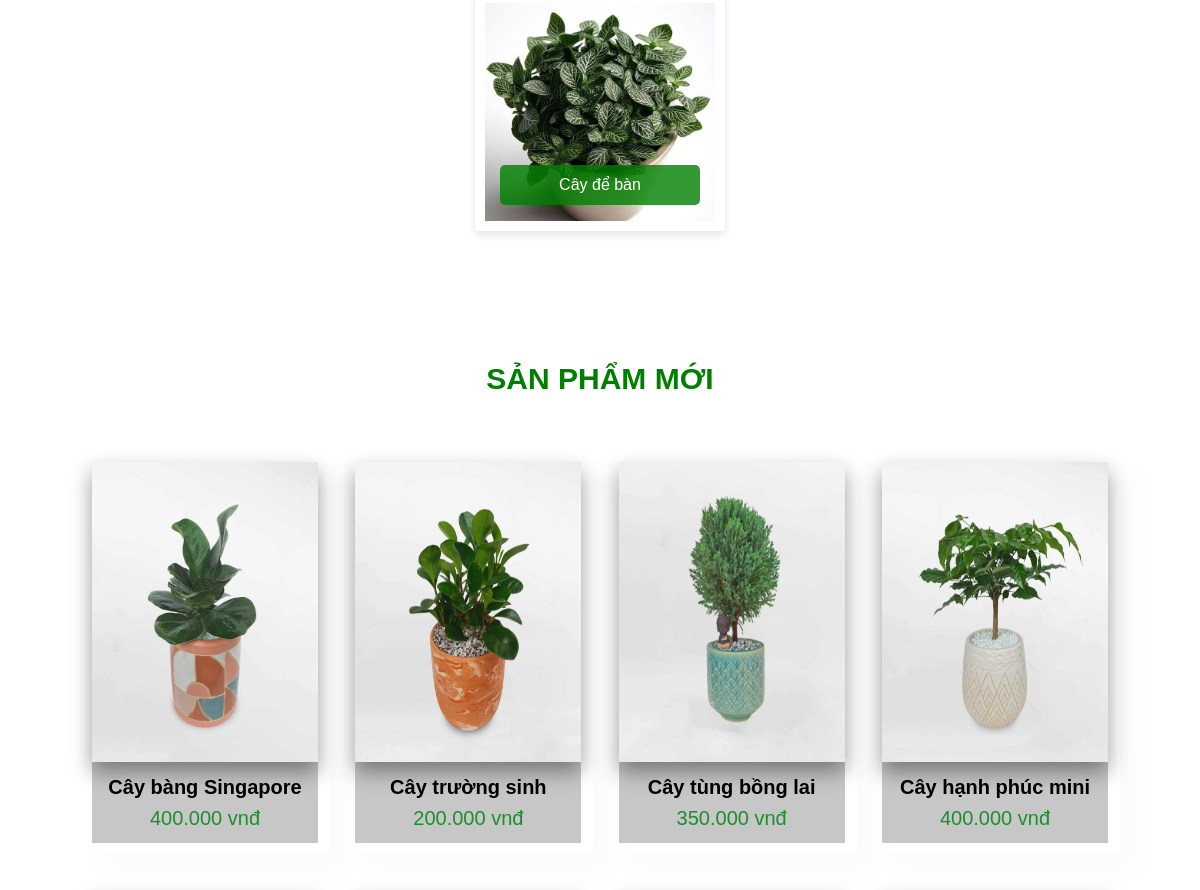
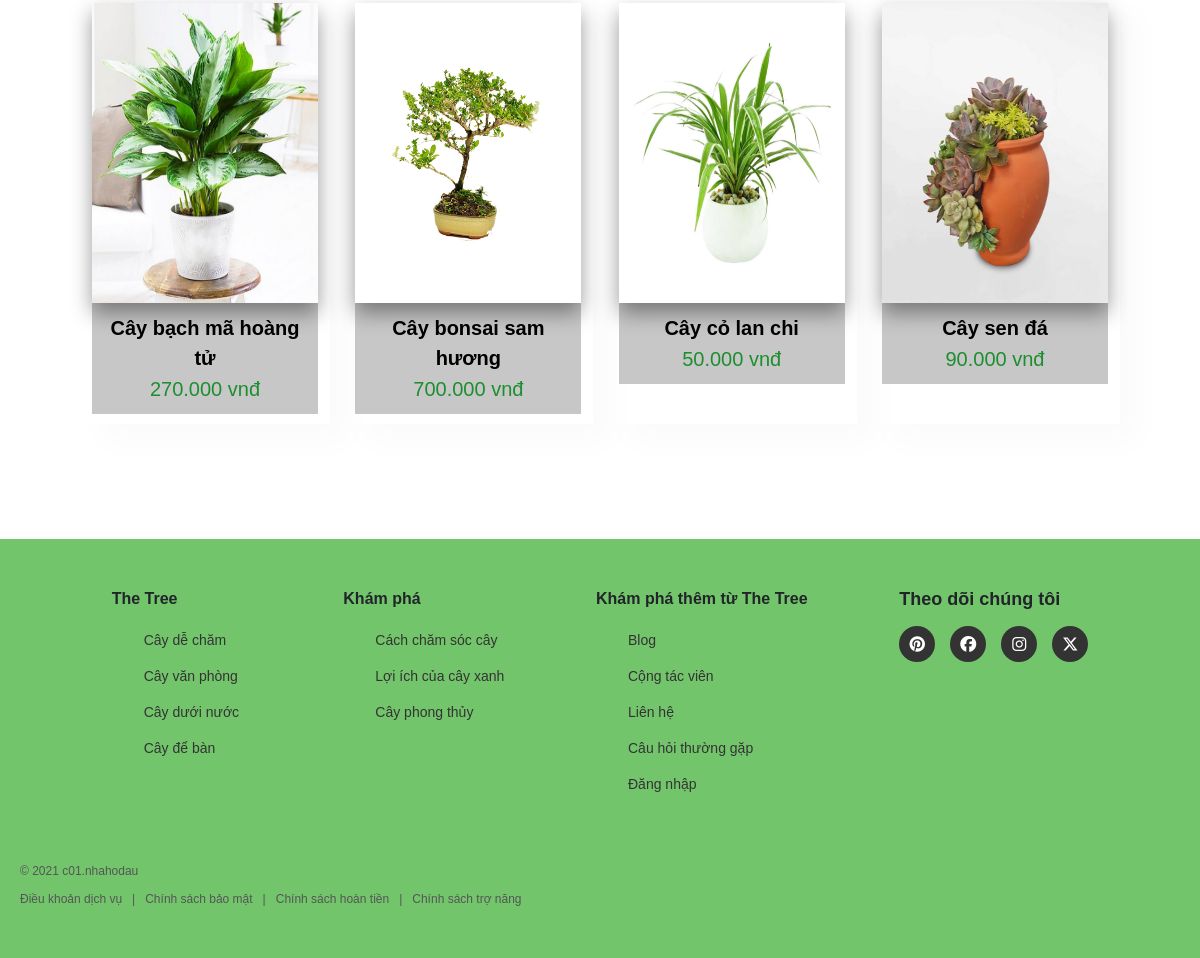
Before: / (lower part) with the older database file (2 pictures, top to bottom).
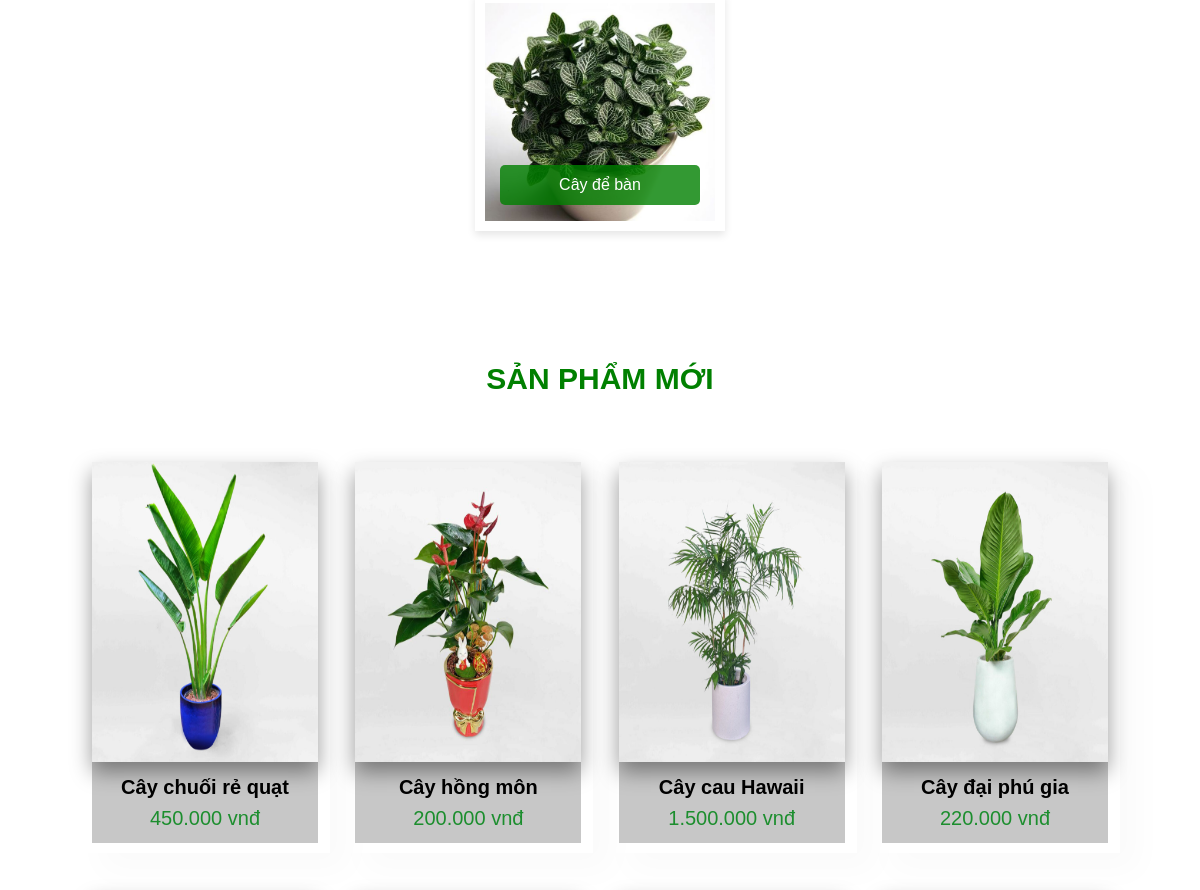
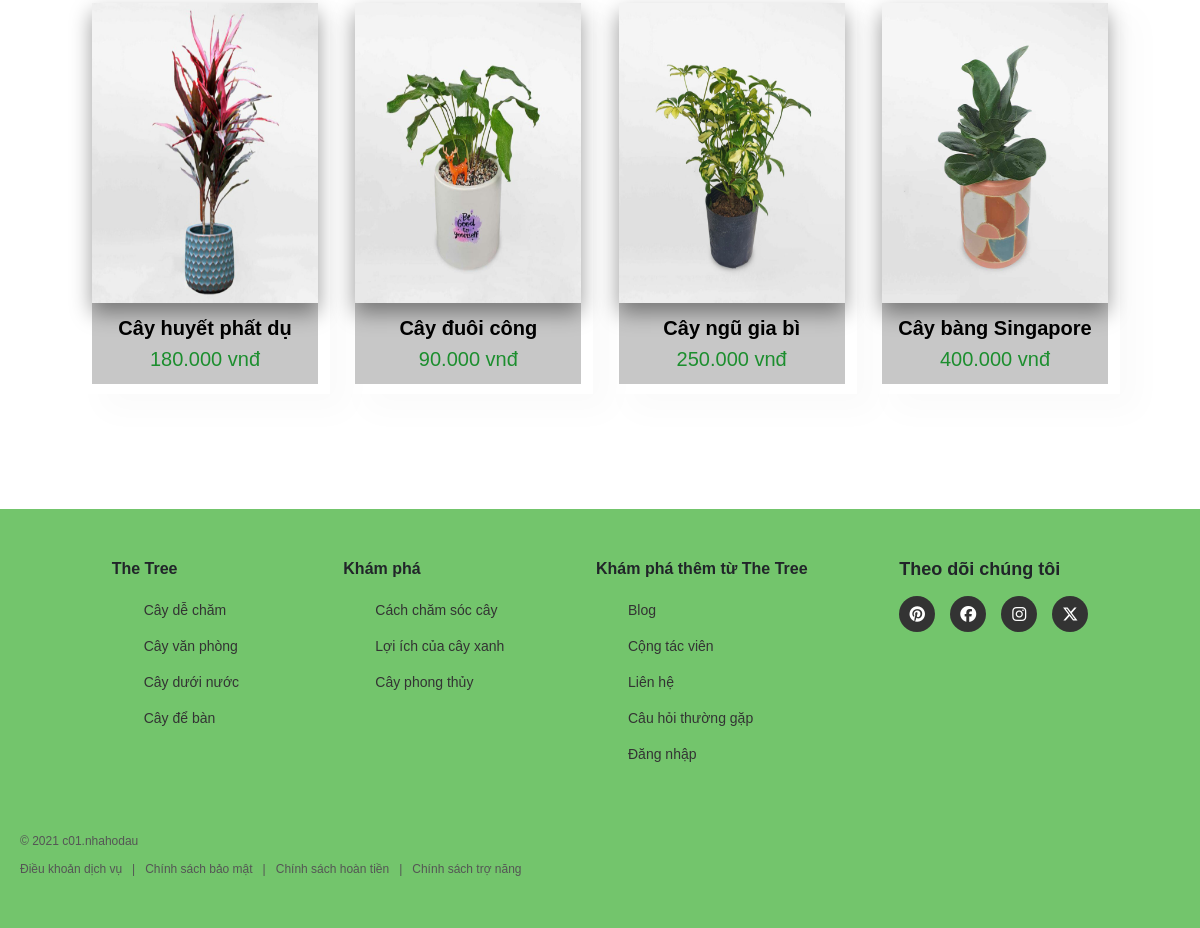
After: the same page with the newer database file (2 pictures, top to bottom).
### tables this page shows
CREATE TABLE `products` (
  `ProductID` int(11) NOT NULL,
  `ProductName` varchar(255) NOT NULL,
  `CategoryID` int(11) NOT NULL,
  `Price` decimal(10,0) NOT NULL,
  `Description` mediumtext NOT NULL,
  `ImageURL` varchar(255) NOT NULL,
  `Status` enum('hidden','appear') NOT NULL DEFAULT 'appear',
  `Attribute` varchar(255) DEFAULT NULL,
  `LevelDifficulty` enum('hard','medium','low') DEFAULT NULL,
  `IsPurchase` tinyint(1) DEFAULT 0
);

### index.php (the view, shortened to what this page needs)
<!DOCTYPE html>
<html>
<head>
  <link rel="stylesheet" type="text/css" href="./src/css/trang-chu.css" />
  <link rel="stylesheet" href="./assets/libs/bootstrap-5.3.3-dist/css/bootstrap.min.css" />
  <link rel="stylesheet" href="assets/icon/fontawesome-free-6.7.2-web/css/all.min.css" />
  <link rel="stylesheet" href="./src/css/searchAdvanceMobile.css" />
  <link rel="stylesheet" href="./src/css/user-sanpham.css" />
  <link rel="stylesheet" href="./src/css/footer.css">
</head>
<body>
  <main>
    <?php
    $host = 'localhost';
    $user = 'root';
    $password = '';
    $dbname = 'c01db';
    $conn = new mysqli($host, $user, $password, $dbname);
    $sql = "
  SELECT p.*, c.CategoryName
  FROM categories c
  JOIN (
    SELECT CategoryID, MIN(ProductID) AS MinProductID
    FROM products
    WHERE Status = 'appear'
    GROUP BY CategoryID
  ) AS sub ON c.CategoryID = sub.CategoryID
  JOIN products p ON p.ProductID = sub.MinProductID
  ORDER BY c.CategoryID;
";
    $result = $conn->query($sql);
    $products = [];
    if ($result && $result->num_rows > 0) {
      while ($row = $result->fetch_assoc()) {
        $products[] = $row;
      }
    }
    ?>
    <section id="container_1" class="class">
      <div class="IMG">
        <?php foreach ($products as $product): ?>
          <div class="img__TREE">
            <a
              href="./pages/phan-loai.php?category_id=<?= $product['CategoryID'] ?>&category_name=<?= urlencode($product['CategoryName']) ?>">
              <img class="THE-TREE" src=".<?= htmlspecialchars($product['ImageURL']) ?>"
                alt="<?= htmlspecialchars($product['CategoryName']) ?>" />
              <p class="content_TREE-1"><?= htmlspecialchars($product['CategoryName']) ?></p>
            </a>
          </div>
        <?php endforeach; ?>
      </div>
    </section>
    <section id="product1" class="section-p1">
      <h2 class="font_size">SẢN PHẨM MỚI</h2>
      <div class="pro-container">
        <?php
        $conn = connect_db();
        $limit = 8;
        $stmt = $conn->prepare('
    SELECT ProductID, ProductName, Price, ImageURL
    FROM products
    WHERE Status = "appear"
    ORDER BY ProductID DESC
    LIMIT ?');
        $stmt->bind_param("i", $limit);
        $stmt->execute();
        $result = $stmt->get_result();
        if ($result && $result->num_rows > 0):
          while ($product = $result->fetch_assoc()):
        ?>
            <div class="pro">
              <a style="text-decoration: none" href="./pages/user-sanpham.php?id=<?= htmlspecialchars($product['ProductID']) ?>">
                <img style="width: 100%; height: 300px;" src=".<?= htmlspecialchars($product['ImageURL']) ?>" alt="<?= htmlspecialchars($product['ProductName']) ?>" />
                <div class="item_name__price">
                  <p style="text-decoration: none; color: black; font-size: 20px; font-weight:bold"><?= htmlspecialchars($product['ProductName']) ?></p>
                  <span style="font-size: 20px"><?= number_format($product['Price'], 0, ',', '.') ?> vnđ</span>
                </div>
              </a>
            </div>
        <?php
          endwhile;
        else:
          echo "<p>Không có sản phẩm nào để hiển thị.</p>";
        endif;
        ?>
      </div>
    </section>
  </main>
  <footer class="footer">
    <div class="footer-column">
      <h3>The Tree</h3>
      <ul>
        <li><a href="#">Cây dễ chăm</a></li>
        <li><a href="#">Cây văn phòng</a></li>
        <li><a href="#">Cây dưới nước</a></li>
        <li><a href="#">Cây để bàn</a></li>
      </ul>
    </div>
    <div class="footer-column">
      <h3>Khám phá</h3>
      <ul>
        <li><a href="#">Cách chăm sóc cây</a></li>
        <li><a href="#">Lợi ích của cây xanh</a></li>
        <li><a href="#">Cây phong thủy</a></li>
      </ul>
    </div>
    <div class="footer-column">
      <h3>Khám phá thêm từ The Tree</h3>
      <ul>
        <li><a href="#">Blog</a></li>
        <li><a href="#">Cộng tác viên</a></li>
        <li><a href="#">Liên hệ</a></li>
        <li><a href="#">Câu hỏi thường gặp</a></li>
        <li><a href="#">Đăng nhập</a></li>
      </ul>
    </div>
    <div class="footer-column newsletter">
      <h3>Theo dõi chúng tôi</h3>
      <div class="social-icons">
        <a href="#" aria-label="Pinterest">
          <i class="fa-brands fa-pinterest"></i>
        </a>
        <a href="#" aria-label="Facebook">
          <i class="fa-brands fa-facebook"></i>
        </a>
        <a href="#" aria-label="Instagram">
          <i class="fa-brands fa-instagram"></i>
        </a>
        <a href="#" aria-label="Twitter">
          <i class="fa-brands fa-x-twitter"></i>
        </a>
      </div>
    </div>
    <div class="copyright">
      © 2021 c01.nhahodau
      <div class="policies">
        <a href="#">Điều khoản dịch vụ</a>
        <span>|</span>
        <a href="#">Chính sách bảo mật</a>
        <span>|</span>
        <a href="#">Chính sách hoàn tiền</a>
        <span>|</span>
        <a href="#">Chính sách trợ năng</a>
      </div>
    </div>
  </footer>
</body>
</html>

Changed rows visible on the page:
no longer on this page (row edited): products: ImageURL (picture), ProductName "Cây trường sinh", Price "200.000", shown under "SẢN PHẨM MỚI"
no longer on this page (row edited): products: ImageURL (picture), ProductName "Cây tùng bồng lai", Price "350.000", shown under "SẢN PHẨM MỚI"
no longer on this page (row edited): products: ImageURL (picture), ProductName "Cây hạnh phúc mini", Price "400.000", shown under "SẢN PHẨM MỚI"
no longer on this page (row edited): products: ImageURL (picture), ProductName "Cây bạch mã hoàng tử", Price "270.000", shown under "SẢN PHẨM MỚI"
no longer on this page (row edited): products: ImageURL (picture), ProductName "Cây bonsai sam hương", Price "700.000", shown under "SẢN PHẨM MỚI"
no longer on this page (row edited): products: ImageURL (picture), ProductName "Cây cỏ lan chi", Price "50.000", shown under "SẢN PHẨM MỚI"
no longer on this page (row edited): products: ImageURL (picture), ProductName "Cây sen đá", Price "90.000", shown under "SẢN PHẨM MỚI"
added products: ImageURL (picture), ProductName "Cây chuối rẻ quạt", Price "450.000", shown under "SẢN PHẨM MỚI"
added products: ImageURL (picture), ProductName "Cây hồng môn", Price "200.000", shown under "SẢN PHẨM MỚI"
added products: ImageURL (picture), ProductName "Cây cau Hawaii", Price "1.500.000", shown under "SẢN PHẨM MỚI"
added products: ImageURL (picture), ProductName "Cây đại phú gia", Price "220.000", shown under "SẢN PHẨM MỚI"
added products: ImageURL (picture), ProductName "Cây huyết phất dụ", Price "180.000", shown under "SẢN PHẨM MỚI"
added products: ImageURL (picture), ProductName "Cây đuôi công", Price "90.000", shown under "SẢN PHẨM MỚI"
added products: ImageURL (picture), ProductName "Cây ngũ gia bì", Price "250.000", shown under "SẢN PHẨM MỚI"
